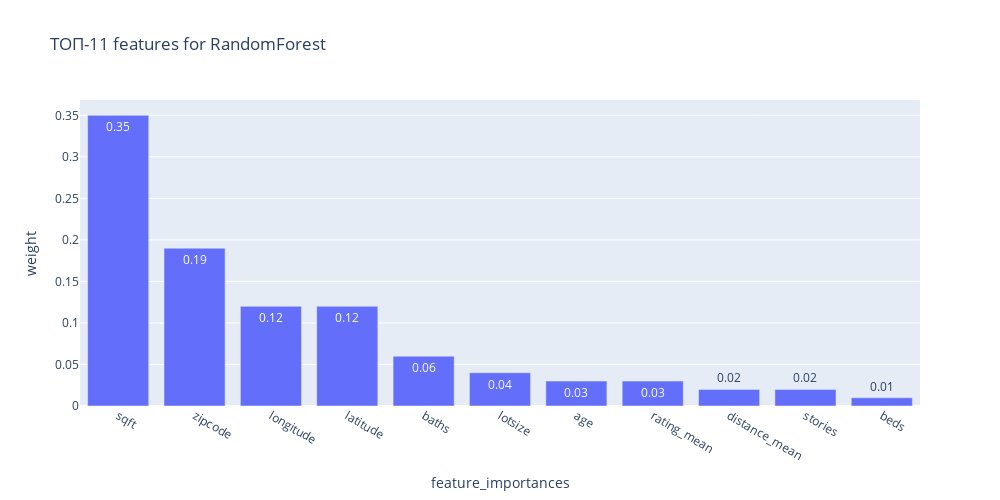

Here is the notebook cell this chart was saved with:
### Code cell
# визуализируем важные признаки в дереве решений
oo = pd.DataFrame([random_forest.feature_importances_], columns=X_train_scal[new_best].columns)
fig = px.bar( 
    x=list(oo.loc[0].sort_values(ascending=False).index),
    y=round(oo.loc[0].sort_values(ascending=False), 2),
    text_auto=True,
    title='ТОП-11 features for RandomForest',
    height=500, 
    width=1000,
    labels={'x':'feature_importances', 'y':'weight'}
       
)
fig.show()

### Figure 1 — Plotly figure (JSON) as saved in the notebook; plotly's stock layout.template omitted (floating-point values rounded to 4 significant figures)
{"data": [{"alignmentgroup": "True", "hovertemplate": "feature_importances=%{x}<br>weight=%{y}<extra></extra>", "legendgroup": "", "marker": {"color": "#636efa", "pattern": {"shape": ""}}, "name": "", "offsetgroup": "", "orientation": "v", "showlegend": false, "textposition": "auto", "texttemplate": "%{y}", "type": "bar", "x": ["sqft", "zipcode", "longitude", "latitude", "baths", "lotsize", "age", "rating_mean", "distance_mean", "stories", "beds"], "xaxis": "x", "y": [0.35, 0.19, 0.12, 0.12, 0.06, 0.04, 0.03, 0.03, 0.02, 0.02, 0.01], "yaxis": "y"}], "layout": {"barmode": "relative", "height": 500, "legend": {"tracegroupgap": 0}, "title": {"text": "ТОП-11 features for RandomForest"}, "width": 1000, "xaxis": {"anchor": "y", "domain": [0, 1], "title": {"text": "feature_importances"}}, "yaxis": {"anchor": "x", "domain": [0, 1], "title": {"text": "weight"}}}}
